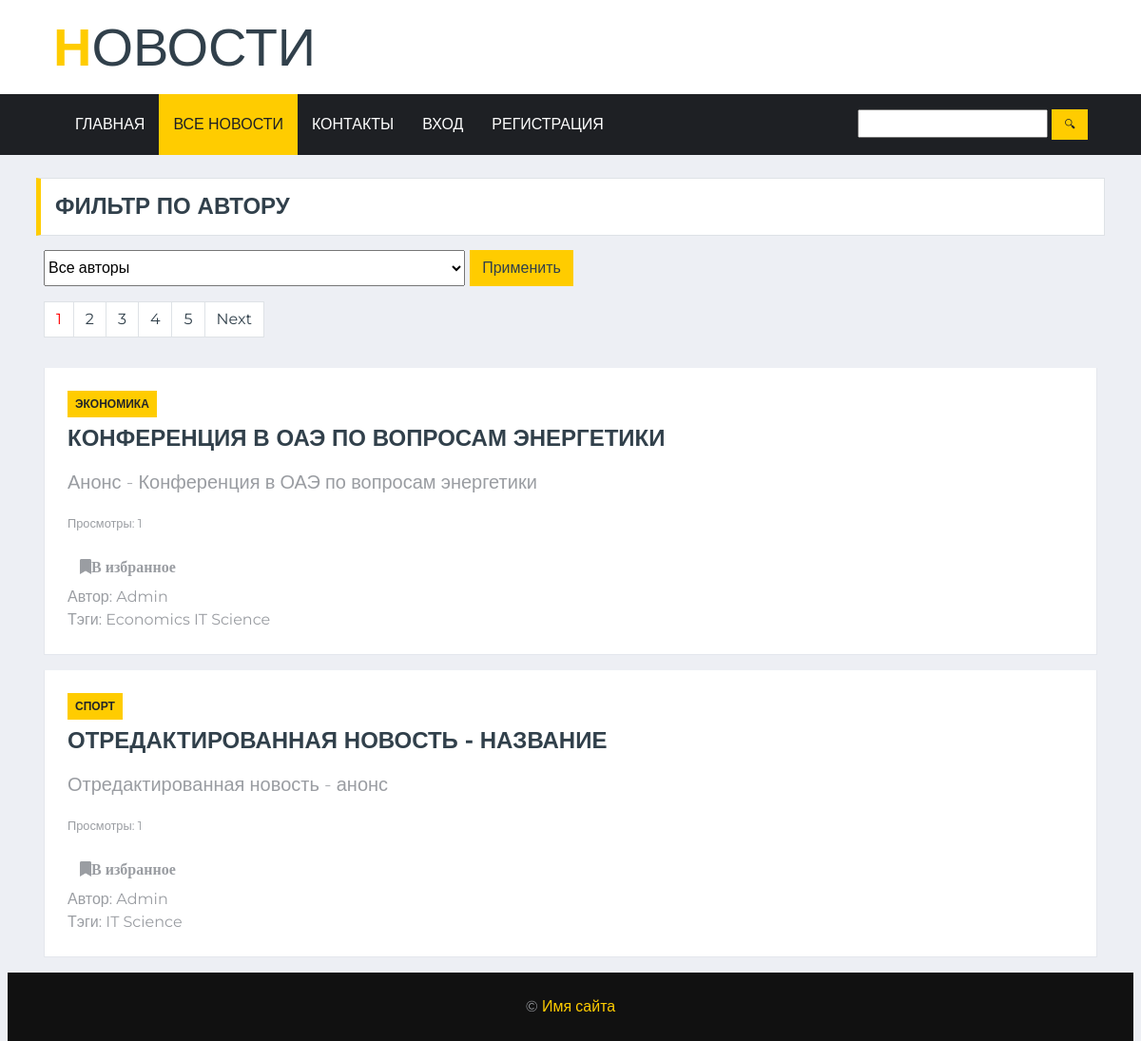
Before: /news1/ with the older database file.
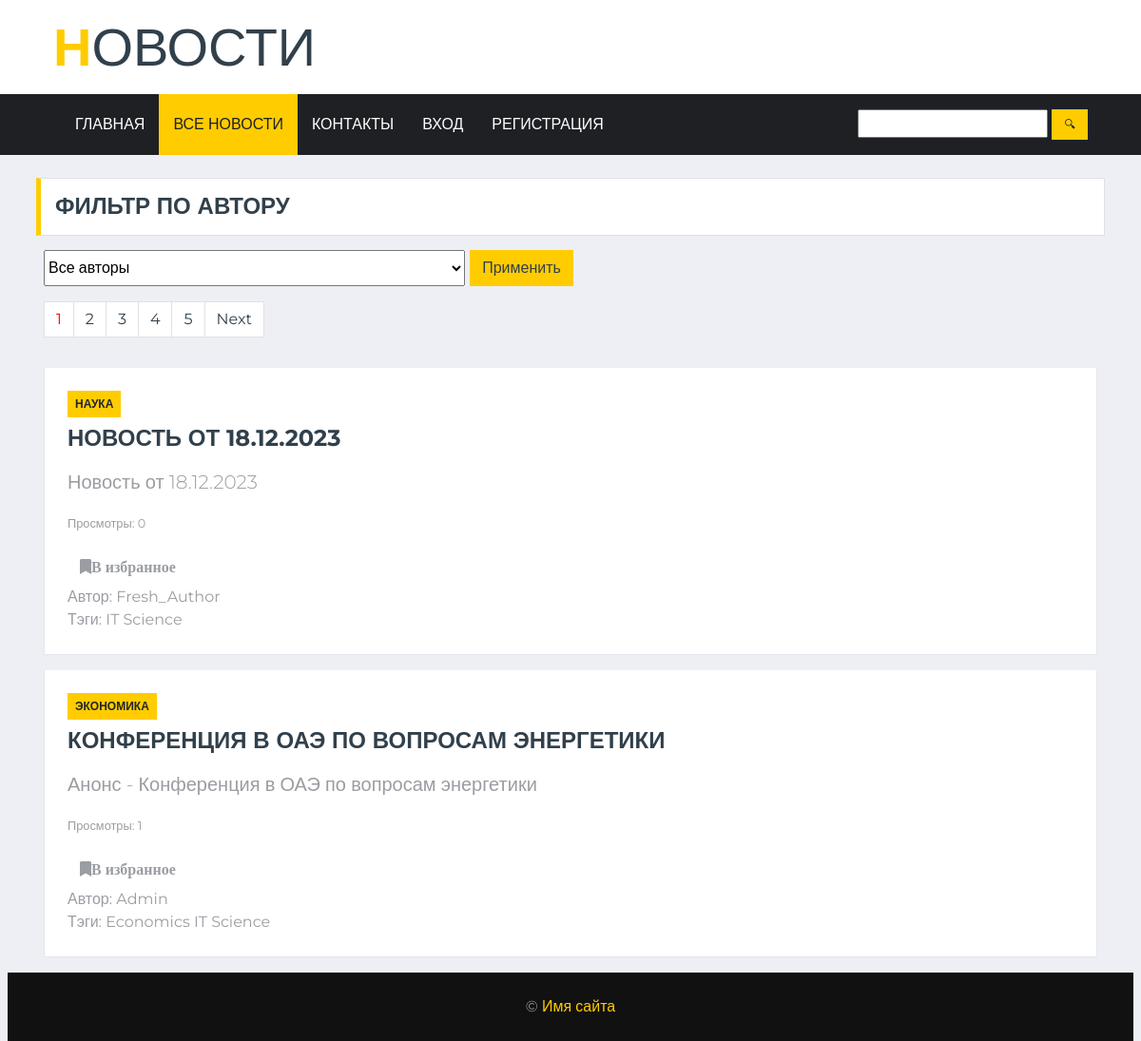
After: the same page with the newer database file.
### news1/models.py (models this page shows, shortened)
class Article(models.Model):
    categories = (('Экономика', 'Economics'),
                  ('Наука', 'Science'),
                  ('Спорт', 'Sport'),
                  ('Политика', 'Policy'),
                  ('Здоровье', 'Health'),
                  ('Путешествия', 'Travel'))
    author = models.ForeignKey(User, on_delete=models.SET_NULL, null=True, verbose_name='Автор')
    title = models.CharField('Название', max_length=150, default='')
    anouncement = models.TextField('Аннотация', max_length=250)
    text = models.TextField('Текст новости')
    date = models.DateTimeField('Дата публикации', auto_now=True)
    category = models.CharField(choices=categories, max_length=20, verbose_name='Категории')
    tags = models.ManyToManyField(to=Tag, blank=True, verbose_name='Тэги')
    slug = models.SlugField()
    def get_views(self):
        return self.views.count()
    class Meta:
        ordering = ['-date']
        verbose_name= 'Новость'
        verbose_name_plural='Новости'

class Tag(models.Model):
    title = models.CharField(max_length=80)
    status = models.BooleanField(default=True)
    class Meta:
        ordering = ['title','status']
        verbose_name= 'Тэг'
        verbose_name_plural='Тэги'

### news1/views.py (the view)
# urls.py: path('', views.all_news, name='news_index'),
def all_news(request):
    articles = Article.objects.all()
    categories = Article.categories
    author_list = User.objects.all()
    selected = 0
    if request.method=="POST":
        print(request.POST)
        selected = int(request.POST.get('author_filter'))
        if selected == 0:
            articles = Article.objects.all()
        else:
            articles = Article.objects.filter(author=selected)
        print(connection.queries)
    else:
        articles = Article.objects.all()
    p = Paginator(articles,2)
    page_number = request.GET.get('page')
    page_obj = p.get_page(page_number)
    context = {'articles': page_obj, 'author_list':author_list,'selected':selected,'categories':categories, }
    return render(request,'news1/all_news.html',context)

### news1/templates/news1/all_news.html (shortened to what the changed rows need)
<!DOCTYPE html>
{% load static %}
<html lang="ru">
<head>
    <link href="https://cdnjs.cloudflare.com/ajax/libs/font-awesome/5.15.0/css/all.min.css" rel="stylesheet">
    <link href="{% static 'news_portal/' %}lib/owlcarousel/assets/owl.carousel.min.css" rel="stylesheet">
    <link href="{% static 'news_portal/' %}css/style.css" rel="stylesheet">
</head>
<body>
<link rel="stylesheet" href="https://ajax.googleapis.com/ajax/libs/jqueryui/1.11.4/themes/smoothness/jquery-ui.css">
{% include 'news_portal/navbar.html' %}
    <br>
    <div class="container-fluid">
        <div class="container">
            <div class="row">
                <div class="col-lg-12">
                    <div class="row">
                        <div class="col-12">
                            <div class="row" style="margin: 0 8px;">
                                <nav aria-label="Page navigation example">
                                  <ul class="pagination">
                                      {% for p in articles.paginator.page_range %}
                                          {% if articles.number == p %}
                                              <li class="page-item"><p class="page-link" style="color:red;">{{ p }}</p></li>
                                          {% else %}
                                              <li class="page-item"><a class="page-link" style="color:#31404B;" href="?page={{ p }}">{{ p }}</a></li>
                                          {% endif %}
                                      {% endfor %}
                                  </ul>
                                </nav>
                            </div>
                        {% for article in articles %}
                        <div class="col-lg-12">
                            <div class="position-relative mb-3">
                                <div class="bg-white border border-top-0 p-4">
                                    <div class="mb-2">
                                        <a class="badge badge-primary text-uppercase font-weight-semi-bold p-2 mr-2"
                                            href="#">{{ article.category }}</a>
                                    </div>
                                    <a class="h4 d-block mb-3 text-secondary text-uppercase font-weight-bold" href="{% url 'news_detail' article.pk %}">{{ article.title }}</a>
                                    <p class="lead my-3">{{ article.anouncement }}</p>
                                    <p><small>Просмотры: {{ article.get_views }}</small></p>
                                    <a class="btn byn-success" href="{% url 'favorites' article.pk %}"><i class="fa fa-bookmark menu icon">В избранное</i></a>
                                    <p class="m-0">Автор: {{ article.author }}</p>
                                    <p class="m-0">Тэги: {% for t in article.tags.all %} {{ t.title }} {% endfor %}</p>
                                </div>
                            </div>
                        </div>
                        {% endfor %}
                    </div>
                </div>
            </div>
        </div>
    </div>
{% block footer %} {% include 'news_portal/footer.html' %} {% endblock %}
</body>
</html>

Changed rows visible on the page:
no longer on this page (row unchanged): Article: category "СПОРТ", title "ОТРЕДАКТИРОВАННАЯ НОВОСТЬ - НАЗВАНИЕ", anouncement "Отредактированная новость - анонс", get_views "1", author "Admin", Tag (title "IT"), Tag (title "Science")
added Article: category "НАУКА", title "НОВОСТЬ ОТ 18.12.2023", anouncement "Новость от 18.12.2023", get_views "0", author "Fresh_Author", Tag (title "IT"), Tag (title "Science")
